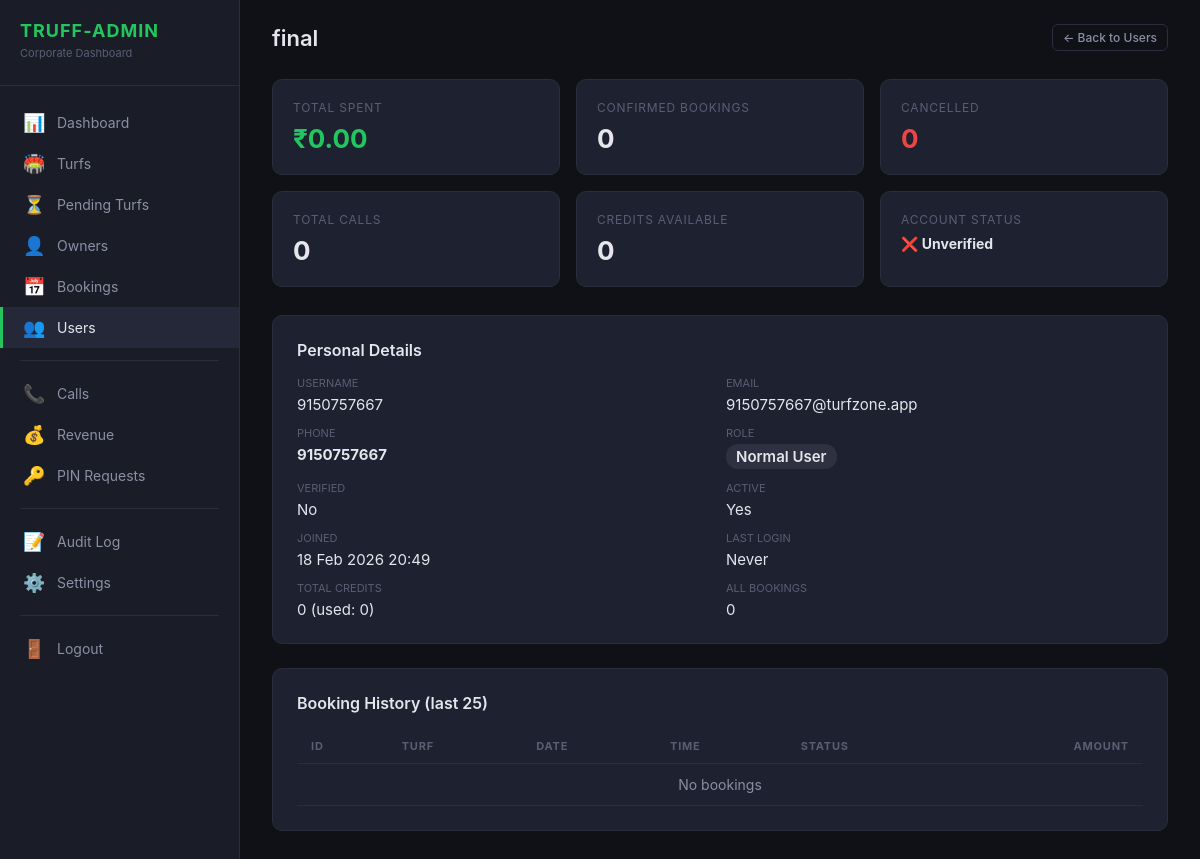
The app's page /truff-admin/users/7/ (signed in), older data.
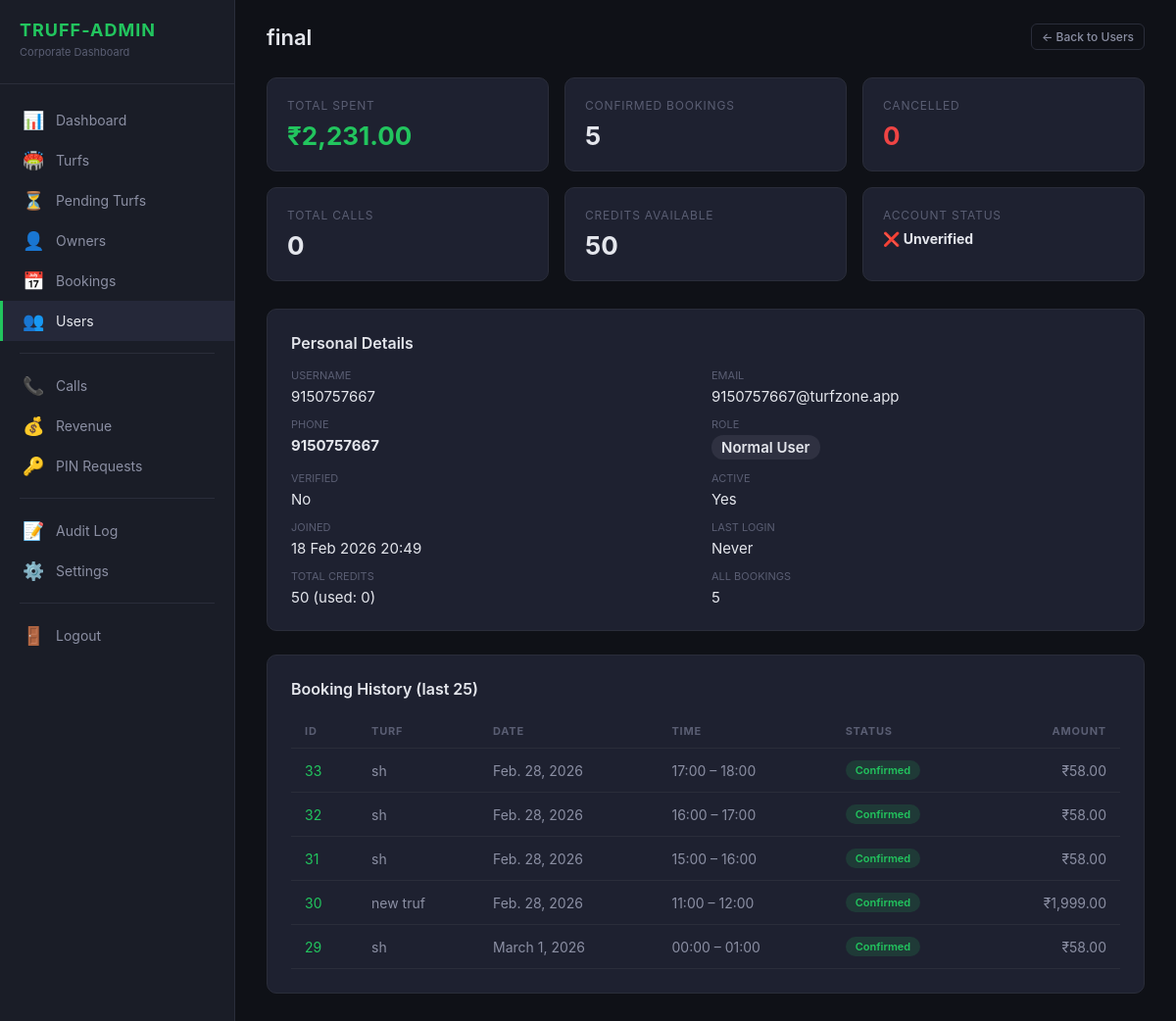
The same page, newer data.
### users/models.py (models this page shows, shortened)
class CustomUser(AbstractUser):
    class UserRole(models.TextChoices):
        USER = 'user', 'Normal User'
        TURF_OWNER = 'turf_owner', 'Turf Owner'
        PLATFORM_ADMIN = 'admin', 'Platform Admin'
    phone_number = models.CharField(max_length=15, blank=True, null=True)
    role = models.CharField(max_length=20, choices=UserRole.choices, default=UserRole.USER)
    profile_picture = models.ImageField(upload_to='profile_pictures/', blank=True, null=True)
    bio = models.TextField(blank=True, null=True)
    is_verified = models.BooleanField(default=False)
    is_phone_verified = models.BooleanField(default=False)
    referral_code = models.CharField(max_length=10, unique=True, null=True, blank=True)
    referred_by = models.ForeignKey(
        'self', null=True, blank=True, on_delete=models.SET_NULL, related_name='referrals'
    )
    referral_click_count = models.IntegerField(default=0)
    referral_install_count = models.IntegerField(default=0)
    referral_cashback_earned = models.DecimalField(max_digits=10, decimal_places=2, default=0)
    total_referrals = models.IntegerField(default=0)
    qualified_referrals = models.IntegerField(default=0)
    wallet_balance = models.DecimalField(max_digits=10, decimal_places=2, default=0)
    referred_by_owner = models.ForeignKey(
        'TurfOwner', null=True, blank=True, on_delete=models.SET_NULL,
        related_name='referred_users',
    )
    total_bookings = models.PositiveIntegerField(default=0)
    total_credits = models.PositiveIntegerField(default=0)
    used_credits = models.PositiveIntegerField(default=0)
    first_booking_completed = models.BooleanField(default=False)
    created_at = models.DateTimeField(auto_now_add=True)
    updated_at = models.DateTimeField(auto_now=True)
    @property
    def available_credits(self):
        return self.total_credits - self.used_credits
    class Meta:
        ordering = ['-created_at']

### bookings/models.py (models this page shows, shortened)
class Booking(models.Model):
    user = models.ForeignKey(
        settings.AUTH_USER_MODEL,
        on_delete=models.CASCADE,
        related_name='bookings',
    )
    turf = models.ForeignKey(
        'turfs.Turf',
        on_delete=models.CASCADE,
        related_name='bookings',
    )
    preview = models.ForeignKey(
        BookingPreview,
        on_delete=models.SET_NULL,
        null=True, blank=True,
        related_name='booking',
    )
    booking_date = models.DateField()
    start_time = models.TimeField()
    end_time = models.TimeField()
    selected_slots = models.JSONField(null=True, blank=True)
    price_per_hour = models.DecimalField(max_digits=10, decimal_places=2, default=Decimal('0.00'))
    total_price = models.DecimalField(max_digits=10, decimal_places=2, default=Decimal('0.00'))
    discount = models.DecimalField(max_digits=10, decimal_places=2, default=Decimal('0.00'))
    final_price = models.DecimalField(max_digits=10, decimal_places=2, default=Decimal('0.00'))
    gst_amount = models.DecimalField(max_digits=10, decimal_places=2, default=Decimal('0.00'))
    commission = models.DecimalField(max_digits=10, decimal_places=2, default=Decimal('0.00'))
    gst_on_commission = models.DecimalField(max_digits=10, decimal_places=2, default=Decimal('0.00'))
    commission_percent = models.DecimalField(max_digits=5, decimal_places=2, default=Decimal('5.00'))
    platform_fee = models.DecimalField(max_digits=10, decimal_places=2, default=Decimal('0.00'))
    gst_on_platform_fee = models.DecimalField(max_digits=10, decimal_places=2, default=Decimal('0.00'))
    platform_revenue = models.DecimalField(max_digits=10, decimal_places=2, default=Decimal('0.00'))
    owner_payout = models.DecimalField(max_digits=10, decimal_places=2, default=Decimal('0.00'))
    payout_status = models.CharField(
        max_length=20,
        choices=PayoutStatus.choices,
        default=PayoutStatus.PENDING,
    )
    is_redeemed = models.BooleanField(default=False)
    credits_used = models.PositiveIntegerField(default=0)
    is_first_booking = models.BooleanField(default=False)
    idempotency_key = models.UUIDField(unique=True, null=True, blank=True)
    booking_status = models.CharField(
        max_length=20,
        choices=BookingStatus.choices,
        default=BookingStatus.PENDING,
    )
    payment_status = models.CharField(
        max_length=20,
        choices=PaymentStatus.choices,
        default=PaymentStatus.PENDING,
    )
    razorpay_order_id = models.CharField(max_length=100, null=True, blank=True, db_index=True)
    razorpay_payment_id = models.CharField(max_length=100, null=True, blank=True)
    razorpay_signature = models.CharField(max_length=200, null=True, blank=True)
    notes = models.TextField(blank=True, null=True)
    cancelled_reason = models.TextField(blank=True, null=True)
    cancelled_at = models.DateTimeField(blank=True, null=True)
    cancelled_by_admin = models.BooleanField(default=False)
    created_at = models.DateTimeField(auto_now_add=True)
    updated_at = models.DateTimeField(auto_now=True)
    class Meta:
        ordering = ['-created_at']
        indexes = [
            models.Index(fields=['user', 'booking_date']),
            models.Index(fields=['turf', 'booking_date']),
            models.Index(fields=['booking_status']),
            models.Index(fields=['idempotency_key']),
        ]

### turfs/models.py (models this page shows, shortened)
class Turf(models.Model):
    owner = models.ForeignKey(User, on_delete=models.CASCADE, related_name='turfs')
    name = models.CharField(max_length=200)
    description = models.TextField(blank=True, null=True)
    address = models.TextField()
    city = models.CharField(max_length=100)
    state = models.CharField(max_length=100)
    postal_code = models.CharField(max_length=10, blank=True, null=True)
    latitude = models.FloatField()
    longitude = models.FloatField()
    price_per_hour = models.IntegerField(validators=[MinValueValidator(1)])
    max_players = models.IntegerField(default=22, validators=[MinValueValidator(1)])
    status = models.CharField(max_length=20, choices=TurfStatus.choices, default=TurfStatus.PENDING)
    rejection_reason = models.TextField(blank=True, null=True)
    suspend_reason = models.TextField(blank=True, null=True)
    sports = models.ManyToManyField(Sport, related_name='turfs')
    amenities = models.ManyToManyField(Amenity, related_name='turfs')
    rating = models.FloatField(
        default=4.5,
        validators=[MinValueValidator(0.0), MaxValueValidator(5.0)]
    )
    review_count = models.IntegerField(default=0)
    is_active = models.BooleanField(default=False)
    google_maps_share_link = models.URLField(blank=True, null=True)
    created_at = models.DateTimeField(auto_now_add=True)
    updated_at = models.DateTimeField(auto_now=True)
    approved_at = models.DateTimeField(blank=True, null=True)
    approved_by = models.ForeignKey(
        User, on_delete=models.SET_NULL, null=True, blank=True,
        related_name='approved_turfs',
    )
    class Meta:
        ordering = ['-created_at']
        indexes = [
            models.Index(fields=['status', 'is_active']),
            models.Index(fields=['latitude', 'longitude']),
            models.Index(fields=['owner', 'status']),
        ]

### truff_admin_panel/views.py (the view)
# urls.py: path('users/<int:user_id>/', views.UserDetailView.as_view(), name='user_detail'),
class UserDetailView(TruffAdminRequiredMixin, View):
    def get(self, request, user_id):
        user_obj = get_object_or_404(User, pk=user_id)
        bookings = Booking.objects.filter(
            user=user_obj
        ).select_related('turf').order_by('-created_at')[:25]
        call_records = CallRecord.objects.filter(
            booking__user=user_obj
        ).select_related(
            'booking', 'booking__turf', 'initiated_by'
        ).order_by('-started_at')[:20]
        all_bookings = Booking.objects.filter(user=user_obj)
        confirmed = all_bookings.filter(
            booking_status__in=[BookingStatus.CONFIRMED, BookingStatus.COMPLETED],
        )
        stats = confirmed.aggregate(
            total_spent=Sum('final_price'),
            total_bookings=Count('id'),
        )
        stats['cancelled'] = all_bookings.filter(
            booking_status=BookingStatus.CANCELLED
        ).count()
        stats['total_all'] = all_bookings.count()
        stats['total_calls'] = call_records.count()
        return render(request, 'truff_admin/user_detail.html', {
            'user_obj': user_obj,
            'bookings': bookings,
            'call_records': call_records,
            'stats': stats,
        })

### truff_admin_panel/context_processors.py (called while the page is built)
def pending_turf_count(request):
    if not request.user.is_authenticated:
        return {}
    if not (request.user.is_staff or request.user.groups.filter(name='Truff Admin').exists()):
        return {}
    try:
        return {'pending_turf_count': Turf.objects.filter(status=TurfStatus.PENDING).count()}
    except Exception:
        return {'pending_turf_count': 0}

### truff_admin_panel/mixins.py (called while the page is built)
    def test_func(self):
        user = self.request.user
        if not user.is_authenticated:
            return False
        return user.is_staff or user.groups.filter(name='Truff Admin').exists()

### truff_admin_panel/templatetags/truff_tags.py (called while the page is built)
@register.filter
def currency(value):
    try:
        val = float(value)
        if val >= 10_000_000:
            return f"₹{val / 10_000_000:.2f} Cr"
        if val >= 100_000:
            return f"₹{val / 100_000:.2f} L"
        return f"₹{val:,.2f}"
    except (ValueError, TypeError):
        return f"₹0.00"

### truff_admin_panel/templates/truff_admin/user_detail.html (shortened to what this page needs)
{% extends "truff_admin/base.html" %}
{% load truff_tags %}
{% block content %}
<div class="topbar">
    <h1>{{ user_obj.get_full_name|default:user_obj.username }}</h1>
    <div class="topbar-actions">
        <a href="/truff-admin/users/" class="btn btn-outline btn-sm">&#8592; Back to Users</a>
    </div>
</div>
<div class="kpi-grid">
    <div class="kpi-card accent">
        <div class="kpi-label">Total Spent</div>
        <div class="kpi-value">{{ stats.total_spent|currency }}</div>
    </div>
    <div class="kpi-card">
        <div class="kpi-label">Confirmed Bookings</div>
        <div class="kpi-value">{{ stats.total_bookings|default:0 }}</div>
    </div>
    <div class="kpi-card">
        <div class="kpi-label">Cancelled</div>
        <div class="kpi-value" style="color:#ef4444;">{{ stats.cancelled|default:0 }}</div>
    </div>
    <div class="kpi-card">
        <div class="kpi-label">Total Calls</div>
        <div class="kpi-value">{{ stats.total_calls|default:0 }}</div>
    </div>
    <div class="kpi-card">
        <div class="kpi-label">Credits Available</div>
        <div class="kpi-value">{{ user_obj.available_credits }}</div>
    </div>
    <div class="kpi-card">
        <div class="kpi-label">Account Status</div>
        <div class="kpi-value" style="font-size:14px;">{% if user_obj.is_verified   %}&#9989; Verified{% else %}&#10060;
            Unverified{% endif %}</div>
    </div>
</div>
<div class="panel">
    <div class="panel-title">Personal Details</div>
    <div class="detail-grid">
        <div class="detail-item"><label>Username</label><span>{{ user_obj.username }}</span></div>
        <div class="detail-item"><label>Email</label><span>{{ user_obj.email|default:"--" }}</span></div>
        <div class="detail-item"><label>Phone</label><span><strong>{{ user_obj.phone_number|default:"--" }}</strong></span></div>
        <div class="detail-item"><label>Role</label><span><span class="badge badge-secondary">{{ user_obj.get_role_display }}</span></span></div>
        <div class="detail-item"><label>Verified</label><span>{{ user_obj.is_verified|yesno:"Yes,No" }}</span></div>
        <div class="detail-item"><label>Active</label><span>{{ user_obj.is_active|yesno:"Yes,No" }}</span></div>
        <div class="detail-item"><label>Joined</label><span>{{ user_obj.created_at|date:"d M Y H:i" }}</span></div>
        <div class="detail-item"><label>Last Login</label><span>{{ user_obj.last_login|date:"d M Y H:i"|default:"Never" }}</span></div>
        <div class="detail-item"><label>Total Credits</label><span>{{ user_obj.total_credits }} (used: {{ user_obj.used_credits }})</span></div>
        <div class="detail-item"><label>All Bookings</label><span>{{ stats.total_all|default:0 }}</span></div>
    </div>
</div>
<div class="panel">
    <div class="panel-title">Booking History (last 25)</div>
    <div style="overflow-x:auto;">
        <table class="data-table" style="min-width:700px;">
            <thead>
                <tr>
                    <th>ID</th>
                    <th>Turf</th>
                    <th>Date</th>
                    <th>Time</th>
                    <th>Status</th>
                    <th style="text-align:right;">Amount</th>
                </tr>
            </thead>
            <tbody>
                {% for b in bookings %}
                <tr>
                    <td><a href="/truff-admin/bookings/{{ b.id }}/">{{ b.id }}</a></td>
                    <td>{{ b.turf.name }}</td>
                    <td style="white-space:nowrap;">{{ b.booking_date }}</td>
                    <td style="white-space:nowrap;">{{ b.start_time|time:"H:i" }} &#8211; {{ b.end_time|time:"H:i" }}
                    </td>
                    <td><span class="badge {{ b.booking_status|status_badge }}">{{ b.booking_status }}</span></td>
                    <td style="text-align:right;">{{ b.final_price|currency }}</td>
                </tr>
                {% empty %}
                <tr>
                    <td colspan="6" style="text-align:center;color:#8b8fa3;">No bookings</td>
                </tr>
                {% endfor %}
            </tbody>
        </table>
    </div>
</div>
{% endblock %}

Row changes from the older to the newer data that the page shows:
changed CustomUser "final": available_credits "0" → "50"; total_credits "0" → "50"
added Booking: id "33", turf.name "sh", booking_date "Feb. 28, 2026", start_time "17:00", end_time "18:00", booking_status "Confirmed", final_price "₹58.00"
added Booking: id "32", turf.name "sh", booking_date "Feb. 28, 2026", start_time "16:00", end_time "17:00", booking_status "Confirmed", final_price "₹58.00"
added Booking: id "31", turf.name "sh", booking_date "Feb. 28, 2026", start_time "15:00", end_time "16:00", booking_status "Confirmed", final_price "₹58.00"
added Booking: id "30", turf.name "new truf", booking_date "Feb. 28, 2026", start_time "11:00", end_time "12:00", booking_status "Confirmed", final_price "₹1,999.00"
added Booking: id "29", turf.name "sh", booking_date "March 1, 2026", start_time "00:00", end_time "01:00", booking_status "Confirmed", final_price "₹58.00"
Text that changed along with them:
{{ stats.total_spent|currency }}: "₹0.00" → "₹2,231.00"
{{ stats.total_bookings|default:0 }}: "0" → "5"
{{ stats.total_all|default:0 }}: "0" → "5"
text no longer shown: "No bookings"
